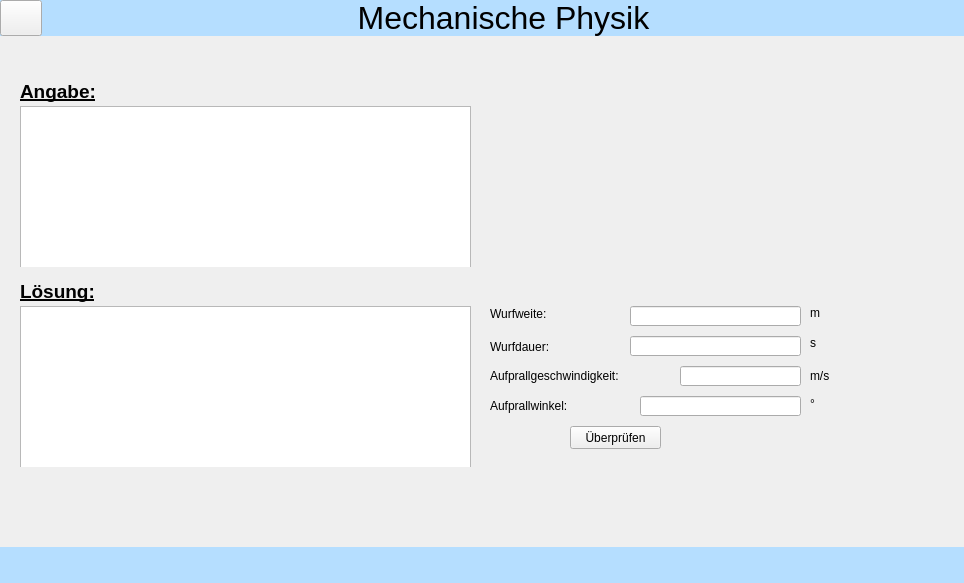
<?xml version="1.0" encoding="UTF-8"?>
<ui version="4.0">
 <class>MainWindow</class>
 <widget class="QMainWindow" name="MainWindow">
  <property name="geometry">
   <rect>
    <x>0</x>
    <y>0</y>
    <width>964</width>
    <height>583</height>
   </rect>
  </property>
  <property name="windowTitle">
   <string>Überschrift</string>
  </property>
  <widget class="QWidget" name="centralwidget">
   <property name="styleSheet">
    <string notr="true">.QWidget{
	border: none;
}
.QFrame{
	border: none;
}
#top_frame{
	background-color: rgb(181, 222, 255);
}
#bot_frame{
	background-color: rgb(181, 222, 255);
}
#leftS{
	background-color: rgb(196, 196, 196);
}</string>
   </property>
   <layout class="QHBoxLayout" name="horizontalLayout">
    <property name="spacing">
     <number>0</number>
    </property>
    <property name="leftMargin">
     <number>0</number>
    </property>
    <property name="topMargin">
     <number>0</number>
    </property>
    <property name="rightMargin">
     <number>0</number>
    </property>
    <property name="bottomMargin">
     <number>0</number>
    </property>
    <item>
     <widget class="QFrame" name="frame">
      <property name="frameShape">
       <enum>QFrame::StyledPanel</enum>
      </property>
      <property name="frameShadow">
       <enum>QFrame::Raised</enum>
      </property>
      <layout class="QHBoxLayout" name="horizontalLayout_2">
       <property name="spacing">
        <number>0</number>
       </property>
       <property name="leftMargin">
        <number>0</number>
       </property>
       <property name="topMargin">
        <number>0</number>
       </property>
       <property name="rightMargin">
        <number>0</number>
       </property>
       <property name="bottomMargin">
        <number>0</number>
       </property>
       <item>
        <widget class="QFrame" name="leftS">
         <property name="maximumSize">
          <size>
           <width>0</width>
           <height>16777215</height>
          </size>
         </property>
         <property name="frameShape">
          <enum>QFrame::StyledPanel</enum>
         </property>
         <property name="frameShadow">
          <enum>QFrame::Raised</enum>
         </property>
         <layout class="QHBoxLayout" name="horizontalLayout_3">
          <property name="spacing">
           <number>0</number>
          </property>
          <property name="leftMargin">
           <number>0</number>
          </property>
          <property name="topMargin">
           <number>0</number>
          </property>
          <property name="rightMargin">
           <number>0</number>
          </property>
          <property name="bottomMargin">
           <number>0</number>
          </property>
          <item>
           <widget class="QFrame" name="frame_4">
            <property name="minimumSize">
             <size>
              <width>200</width>
              <height>0</height>
             </size>
            </property>
            <property name="frameShape">
             <enum>QFrame::StyledPanel</enum>
            </property>
            <property name="frameShadow">
             <enum>QFrame::Raised</enum>
            </property>
            <layout class="QVBoxLayout" name="verticalLayout_3">
             <property name="spacing">
              <number>0</number>
             </property>
             <property name="leftMargin">
              <number>0</number>
             </property>
             <property name="topMargin">
              <number>0</number>
             </property>
             <property name="rightMargin">
              <number>0</number>
             </property>
             <property name="bottomMargin">
              <number>0</number>
             </property>
             <item>
              <widget class="QLabel" name="label_2">
               <property name="maximumSize">
                <size>
                 <width>16777215</width>
                 <height>36</height>
                </size>
               </property>
               <property name="font">
                <font>
                 <pointsize>24</pointsize>
                </font>
               </property>
               <property name="text">
                <string>Menü</string>
               </property>
               <property name="alignment">
                <set>Qt::AlignCenter</set>
               </property>
              </widget>
             </item>
             <item>
              <widget class="QPushButton" name="pushButton">
               <property name="text">
                <string>Freier Fall</string>
               </property>
              </widget>
             </item>
             <item>
              <widget class="QPushButton" name="pushButton_2">
               <property name="text">
                <string>Schräger Wurf</string>
               </property>
              </widget>
             </item>
             <item>
              <spacer name="verticalSpacer">
               <property name="orientation">
                <enum>Qt::Vertical</enum>
               </property>
               <property name="sizeHint" stdset="0">
                <size>
                 <width>20</width>
                 <height>40</height>
                </size>
               </property>
              </spacer>
             </item>
             <item>
              <widget class="QPushButton" name="btn_back">
               <property name="text">
                <string>Hauptmenü</string>
               </property>
              </widget>
             </item>
            </layout>
           </widget>
          </item>
         </layout>
        </widget>
       </item>
       <item>
        <widget class="QFrame" name="rightS">
         <property name="frameShape">
          <enum>QFrame::StyledPanel</enum>
         </property>
         <property name="frameShadow">
          <enum>QFrame::Raised</enum>
         </property>
         <layout class="QVBoxLayout" name="verticalLayout">
          <property name="spacing">
           <number>0</number>
          </property>
          <property name="leftMargin">
           <number>0</number>
          </property>
          <property name="topMargin">
           <number>0</number>
          </property>
          <property name="rightMargin">
           <number>0</number>
          </property>
          <property name="bottomMargin">
           <number>0</number>
          </property>
          <item>
           <widget class="QFrame" name="top_frame">
            <property name="maximumSize">
             <size>
              <width>16777215</width>
              <height>36</height>
             </size>
            </property>
            <property name="frameShape">
             <enum>QFrame::StyledPanel</enum>
            </property>
            <property name="frameShadow">
             <enum>QFrame::Raised</enum>
            </property>
            <layout class="QHBoxLayout" name="horizontalLayout_4">
             <property name="spacing">
              <number>0</number>
             </property>
             <property name="leftMargin">
              <number>0</number>
             </property>
             <property name="topMargin">
              <number>0</number>
             </property>
             <property name="rightMargin">
              <number>0</number>
             </property>
             <property name="bottomMargin">
              <number>0</number>
             </property>
             <item>
              <widget class="QFrame" name="frame_8">
               <property name="minimumSize">
                <size>
                 <width>42</width>
                 <height>36</height>
                </size>
               </property>
               <property name="maximumSize">
                <size>
                 <width>42</width>
                 <height>36</height>
                </size>
               </property>
               <property name="frameShape">
                <enum>QFrame::StyledPanel</enum>
               </property>
               <property name="frameShadow">
                <enum>QFrame::Raised</enum>
               </property>
               <layout class="QVBoxLayout" name="verticalLayout_2">
                <property name="spacing">
                 <number>0</number>
                </property>
                <property name="leftMargin">
                 <number>0</number>
                </property>
                <property name="topMargin">
                 <number>0</number>
                </property>
                <property name="rightMargin">
                 <number>0</number>
                </property>
                <property name="bottomMargin">
                 <number>0</number>
                </property>
                <item>
                 <widget class="QPushButton" name="menuButton">
                  <property name="minimumSize">
                   <size>
                    <width>42</width>
                    <height>36</height>
                   </size>
                  </property>
                  <property name="maximumSize">
                   <size>
                    <width>42</width>
                    <height>36</height>
                   </size>
                  </property>
                  <property name="text">
                   <string/>
                  </property>
                  <property name="icon">
                   <iconset>
                    <normaloff>../../ferdi/source/icons8-menue-30.png</normaloff>../../ferdi/source/icons8-menue-30.png</iconset>
                  </property>
                 </widget>
                </item>
               </layout>
              </widget>
             </item>
             <item>
              <spacer name="horizontalSpacer">
               <property name="orientation">
                <enum>Qt::Horizontal</enum>
               </property>
               <property name="sizeHint" stdset="0">
                <size>
                 <width>178</width>
                 <height>20</height>
                </size>
               </property>
              </spacer>
             </item>
             <item>
              <widget class="QLabel" name="label">
               <property name="font">
                <font>
                 <pointsize>24</pointsize>
                </font>
               </property>
               <property name="text">
                <string>Mechanische Physik</string>
               </property>
               <property name="alignment">
                <set>Qt::AlignCenter</set>
               </property>
              </widget>
             </item>
             <item>
              <spacer name="horizontalSpacer_2">
               <property name="orientation">
                <enum>Qt::Horizontal</enum>
               </property>
               <property name="sizeHint" stdset="0">
                <size>
                 <width>179</width>
                 <height>20</height>
                </size>
               </property>
              </spacer>
             </item>
            </layout>
           </widget>
          </item>
          <item>
           <widget class="QFrame" name="frame_3">
            <property name="minimumSize">
             <size>
              <width>0</width>
              <height>100</height>
             </size>
            </property>
            <property name="frameShape">
             <enum>QFrame::StyledPanel</enum>
            </property>
            <property name="frameShadow">
             <enum>QFrame::Raised</enum>
            </property>
            <widget class="QWidget" name="ausgabe_widget" native="true">
             <property name="geometry">
              <rect>
               <x>20</x>
               <y>260</y>
               <width>451</width>
               <height>171</height>
              </rect>
             </property>
             <widget class="QTextEdit" name="loesungTextEdit">
              <property name="geometry">
               <rect>
                <x>0</x>
                <y>10</y>
                <width>451</width>
                <height>171</height>
               </rect>
              </property>
              <property name="font">
               <font>
                <pointsize>10</pointsize>
               </font>
              </property>
              <property name="readOnly">
               <bool>true</bool>
              </property>
             </widget>
            </widget>
            <widget class="QLineEdit" name="eingabeWurfweite">
             <property name="geometry">
              <rect>
               <x>630</x>
               <y>270</y>
               <width>171</width>
               <height>20</height>
              </rect>
             </property>
            </widget>
            <widget class="QWidget" name="angabe_widget" native="true">
             <property name="geometry">
              <rect>
               <x>20</x>
               <y>70</y>
               <width>451</width>
               <height>161</height>
              </rect>
             </property>
             <widget class="QTextEdit" name="angabeTextEdit">
              <property name="enabled">
               <bool>true</bool>
              </property>
              <property name="geometry">
               <rect>
                <x>0</x>
                <y>0</y>
                <width>451</width>
                <height>171</height>
               </rect>
              </property>
              <property name="font">
               <font>
                <pointsize>10</pointsize>
               </font>
              </property>
              <property name="readOnly">
               <bool>true</bool>
              </property>
             </widget>
            </widget>
            <widget class="QWidget" name="animationWidget" native="true">
             <property name="geometry">
              <rect>
               <x>500</x>
               <y>50</y>
               <width>341</width>
               <height>211</height>
              </rect>
             </property>
            </widget>
            <widget class="QLabel" name="label_3">
             <property name="geometry">
              <rect>
               <x>490</x>
               <y>270</y>
               <width>81</width>
               <height>16</height>
              </rect>
             </property>
             <property name="text">
              <string>Wurfweite:</string>
             </property>
            </widget>
            <widget class="QLineEdit" name="eingabeWurfdauer">
             <property name="geometry">
              <rect>
               <x>630</x>
               <y>300</y>
               <width>171</width>
               <height>20</height>
              </rect>
             </property>
            </widget>
            <widget class="QLabel" name="label_4">
             <property name="geometry">
              <rect>
               <x>490</x>
               <y>300</y>
               <width>101</width>
               <height>21</height>
              </rect>
             </property>
             <property name="text">
              <string>Wurfdauer:</string>
             </property>
            </widget>
            <widget class="QLineEdit" name="eingabeAufprallgeschwindigkeit">
             <property name="geometry">
              <rect>
               <x>680</x>
               <y>330</y>
               <width>121</width>
               <height>20</height>
              </rect>
             </property>
            </widget>
            <widget class="QLabel" name="label_5">
             <property name="geometry">
              <rect>
               <x>490</x>
               <y>330</y>
               <width>181</width>
               <height>20</height>
              </rect>
             </property>
             <property name="text">
              <string>Aufprallgeschwindigkeit:</string>
             </property>
            </widget>
            <widget class="QLineEdit" name="eingabeAufprallwinkel">
             <property name="geometry">
              <rect>
               <x>640</x>
               <y>360</y>
               <width>161</width>
               <height>20</height>
              </rect>
             </property>
            </widget>
            <widget class="QLabel" name="label_6">
             <property name="geometry">
              <rect>
               <x>490</x>
               <y>360</y>
               <width>121</width>
               <height>20</height>
              </rect>
             </property>
             <property name="text">
              <string>Aufprallwinkel:</string>
             </property>
            </widget>
            <widget class="QLabel" name="label_7">
             <property name="geometry">
              <rect>
               <x>810</x>
               <y>270</y>
               <width>47</width>
               <height>13</height>
              </rect>
             </property>
             <property name="text">
              <string>m</string>
             </property>
            </widget>
            <widget class="QLabel" name="label_8">
             <property name="geometry">
              <rect>
               <x>810</x>
               <y>300</y>
               <width>47</width>
               <height>13</height>
              </rect>
             </property>
             <property name="text">
              <string>s</string>
             </property>
            </widget>
            <widget class="QLabel" name="label_9">
             <property name="geometry">
              <rect>
               <x>810</x>
               <y>330</y>
               <width>31</width>
               <height>20</height>
              </rect>
             </property>
             <property name="text">
              <string>m/s</string>
             </property>
            </widget>
            <widget class="QLabel" name="label_10">
             <property name="geometry">
              <rect>
               <x>810</x>
               <y>360</y>
               <width>21</width>
               <height>16</height>
              </rect>
             </property>
             <property name="text">
              <string>°</string>
             </property>
            </widget>
            <widget class="QPushButton" name="checkButton">
             <property name="geometry">
              <rect>
               <x>570</x>
               <y>390</y>
               <width>91</width>
               <height>23</height>
              </rect>
             </property>
             <property name="text">
              <string>Überprüfen</string>
             </property>
            </widget>
            <widget class="QLabel" name="label_12">
             <property name="geometry">
              <rect>
               <x>20</x>
               <y>240</y>
               <width>111</width>
               <height>31</height>
              </rect>
             </property>
             <property name="font">
              <font>
               <pointsize>14</pointsize>
               <weight>75</weight>
               <bold>true</bold>
               <underline>true</underline>
              </font>
             </property>
             <property name="text">
              <string>Lösung:</string>
             </property>
            </widget>
            <widget class="QLabel" name="label_13">
             <property name="geometry">
              <rect>
               <x>20</x>
               <y>40</y>
               <width>111</width>
               <height>31</height>
              </rect>
             </property>
             <property name="font">
              <font>
               <pointsize>14</pointsize>
               <weight>75</weight>
               <bold>true</bold>
               <underline>true</underline>
              </font>
             </property>
             <property name="text">
              <string>Angabe:</string>
             </property>
            </widget>
           </widget>
          </item>
          <item>
           <widget class="QFrame" name="bot_frame">
            <property name="minimumSize">
             <size>
              <width>0</width>
              <height>36</height>
             </size>
            </property>
            <property name="maximumSize">
             <size>
              <width>16777215</width>
              <height>36</height>
             </size>
            </property>
            <property name="frameShape">
             <enum>QFrame::StyledPanel</enum>
            </property>
            <property name="frameShadow">
             <enum>QFrame::Raised</enum>
            </property>
           </widget>
          </item>
         </layout>
        </widget>
       </item>
      </layout>
     </widget>
    </item>
   </layout>
  </widget>
 </widget>
 <resources/>
 <connections/>
</ui>
